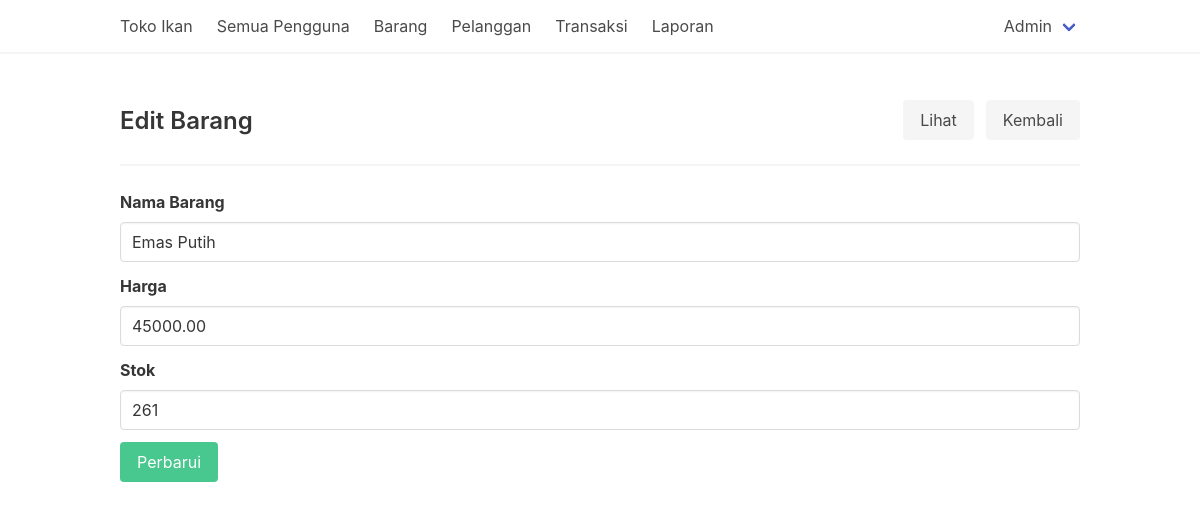
The app's page /barang-edit.php?id=4 (signed in) with its own data.
### tables this page shows
CREATE TABLE `barang` (
  `id_barang_055` int(11) NOT NULL,
  `nama_barang_055` varchar(30) NOT NULL,
  `harga_barang_055` decimal(16,2) NOT NULL,
  `stok_barang_055` int(11) NOT NULL
);

### config/function.php (called while the page is built, shortened)
<?php
function old($var, $val = '')
{
    return $_POST[$var] ?? $val;
}

### barang-edit.php (the view, shortened to what this page needs)
<?php
require_once "template/theHeader.php";
?>
<div class="level">
    <div class="level-left">
        <div class="level-item">
            <h1 class="title is-4">Edit Barang</h1>
        </div>
    </div>
    <div class="level-right">
        <div class="level-item">
            <a href="barang-show.php?id=<?= $_GET['id'] ?>" class="button is-light">Lihat</a>
        </div>
        <div class="level-item">
            <a href="barang.php" class="button is-light">Kembali</a>
        </div>
    </div>
</div>
<hr>
<?php
if (isset($_GET['id'])) {
    $query = $conn->query(sprintf("SELECT * FROM barang WHERE id_barang_055 = %s", $_GET['id']));
    $item = $query->fetch_object();
} else {
    return header('Location:barang.php');
}
?>
<form action="" method="post">
    <div class="field">
        <label for="nama" class="label">Nama Barang</label>
        <div class="control">
            <input type="text" name="nama" id="nama" class="input" value="<?= old('nama', $item->nama_barang_055); ?>" required>
        </div>
    </div>
    <div class="field">
        <label for="harga" class="label">Harga</label>
        <div class="control">
            <input type="number" name="harga" id="harga" class="input" value="<?= old('harga', $item->harga_barang_055); ?>" required>
        </div>
    </div>
    <div class="field">
        <label for="stok" class="label">Stok</label>
        <div class="control">
            <input type="number" name="stok" id="stok" class="input" value="<?= old('stok', $item->stok_barang_055) ?>" required>
        </div>
    </div>
    <div class="field">
        <button name="simpan" class="button is-success">Perbarui</button>
    </div>
</form>
<?php
require_once "template/theFooter.php"
?>

### records on screen
barang: nama "Emas Putih", harga "45000.00", stok "261"

### other values on screen
$_SESSION['name'] "Admin"
